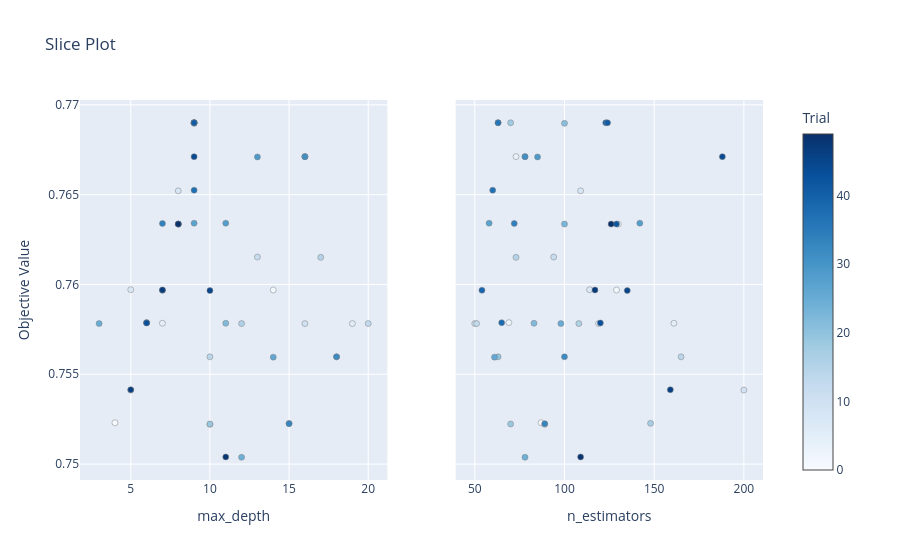

This figure's notebook cell:
### Code cell
plot_slice(study).show()

### Figure 1 — Plotly figure (JSON) as saved in the notebook; plotly's stock layout.template omitted (floating-point values rounded to 4 significant figures)
{"data": [{"marker": {"color": [0, 1, 2, 3, 4, 5, 6, 7, 8, 9, 10, 11, 12, 13, 14, 15, 16, 17, 18, 19, 20, 21, 22, 23, 24, 25, 26, 27, 28, 29, 30, 31, 32, 33, 34, 35, 36, 37, 38, 39, 40, 41, 42, 43, 44, 45, 46, 47, 48, 49], "colorbar": {"title": {"text": "Trial"}, "x": 1, "xpad": 40}, "colorscale": [[0, "rgb(247,251,255)"], [0.125, "rgb(222,235,247)"], [0.25, "rgb(198,219,239)"], [0.375, "rgb(158,202,225)"], [0.5, "rgb(107,174,214)"], [0.625, "rgb(66,146,198)"], [0.75, "rgb(33,113,181)"], [0.875, "rgb(8,81,156)"], [1, "rgb(8,48,107)"]], "line": {"color": "Grey", "width": 0.5}, "showscale": true}, "mode": "markers", "name": "Feasible Trial", "showlegend": false, "type": "scatter", "x": [4, 14, 8, 6, 16, 7, 19, 5, 8, 5, 16, 10, 13, 20, 10, 17, 12, 15, 9, 10, 18, 9, 11, 8, 12, 3, 14, 9, 11, 13, 16, 16, 18, 15, 7, 9, 9, 9, 6, 7, 9, 9, 8, 6, 9, 10, 5, 7, 11, 8], "xaxis": "x", "y": [0.7523, 0.7597, 0.7634, 0.7579, 0.7671, 0.7578, 0.7578, 0.7597, 0.7652, 0.7541, 0.7578, 0.7522, 0.7615, 0.7578, 0.756, 0.7615, 0.7578, 0.7523, 0.769, 0.7522, 0.756, 0.769, 0.7578, 0.7634, 0.7504, 0.7578, 0.756, 0.7634, 0.7634, 0.7671, 0.7671, 0.7671, 0.756, 0.7522, 0.7634, 0.769, 0.769, 0.7652, 0.7579, 0.7597, 0.769, 0.769, 0.7634, 0.7579, 0.7671, 0.7597, 0.7541, 0.7597, 0.7504, 0.7634], "yaxis": "y"}, {"marker": {"color": [0, 1, 2, 3, 4, 5, 6, 7, 8, 9, 10, 11, 12, 13, 14, 15, 16, 17, 18, 19, 20, 21, 22, 23, 24, 25, 26, 27, 28, 29, 30, 31, 32, 33, 34, 35, 36, 37, 38, 39, 40, 41, 42, 43, 44, 45, 46, 47, 48, 49], "colorbar": {"title": {"text": "Trial"}, "x": 1, "xpad": 40}, "colorscale": [[0, "rgb(247,251,255)"], [0.125, "rgb(222,235,247)"], [0.25, "rgb(198,219,239)"], [0.375, "rgb(158,202,225)"], [0.5, "rgb(107,174,214)"], [0.625, "rgb(66,146,198)"], [0.75, "rgb(33,113,181)"], [0.875, "rgb(8,81,156)"], [1, "rgb(8,48,107)"]], "line": {"color": "Grey", "width": 0.5}, "showscale": false}, "mode": "markers", "name": "Feasible Trial", "showlegend": false, "type": "scatter", "x": [87, 129, 130, 69, 73, 161, 119, 114, 109, 200, 50, 89, 94, 51, 165, 73, 108, 148, 70, 70, 63, 100, 83, 100, 78, 98, 61, 58, 142, 85, 78, 78, 100, 89, 72, 63, 63, 60, 65, 54, 123, 124, 129, 120, 188, 135, 159, 117, 109, 126], "xaxis": "x2", "y": [0.7523, 0.7597, 0.7634, 0.7579, 0.7671, 0.7578, 0.7578, 0.7597, 0.7652, 0.7541, 0.7578, 0.7522, 0.7615, 0.7578, 0.756, 0.7615, 0.7578, 0.7523, 0.769, 0.7522, 0.756, 0.769, 0.7578, 0.7634, 0.7504, 0.7578, 0.756, 0.7634, 0.7634, 0.7671, 0.7671, 0.7671, 0.756, 0.7522, 0.7634, 0.769, 0.769, 0.7652, 0.7579, 0.7597, 0.769, 0.769, 0.7634, 0.7579, 0.7671, 0.7597, 0.7541, 0.7597, 0.7504, 0.7634], "yaxis": "y2"}], "layout": {"title": {"text": "Slice Plot"}, "xaxis": {"anchor": "y", "domain": [0, 0.45], "title": {"text": "max_depth"}}, "xaxis2": {"anchor": "y2", "domain": [0.55, 1], "title": {"text": "n_estimators"}}, "yaxis": {"anchor": "x", "domain": [0, 1], "title": {"text": "Objective Value"}}, "yaxis2": {"anchor": "x2", "domain": [0, 1], "matches": "y", "showticklabels": false}}}
